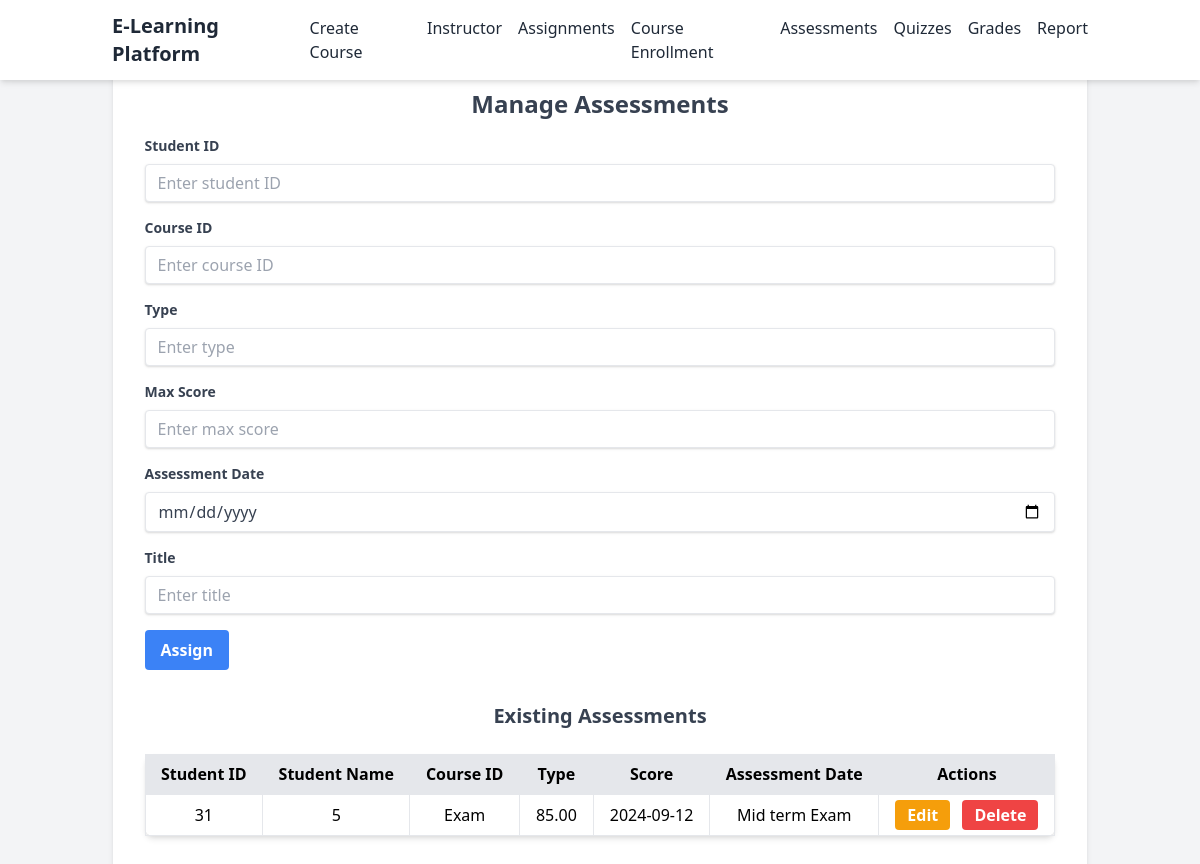
Page /manage_assessments.php on the committed database.
### tables this page shows
CREATE TABLE `assessments` (
  `AssessmentID` int(11) NOT NULL,
  `StudentID` int(11) DEFAULT NULL,
  `CourseID` int(11) DEFAULT NULL,
  `Type` varchar(255) DEFAULT NULL,
  `MaxScore` decimal(10,2) DEFAULT NULL,
  `AssessmentDate` date DEFAULT NULL,
  `Title` varchar(255) DEFAULT NULL
);

### manage_assessments.php (the view, shortened to what this page needs)
<?php
include 'db.php';
$sql = "SELECT * FROM assessments";
$result = $conn->query($sql);
?>
<!DOCTYPE html>
<html lang="en">
<head>
    <link href="https://cdn.jsdelivr.net/npm/tailwindcss@2.2.19/dist/tailwind.min.css" rel="stylesheet">
</head>
<body class="bg-gray-100">
    <nav class="bg-white shadow-md fixed top-0 left-0 w-full z-50">
        <div class="container mx-auto px-6 py-3 flex justify-between items-center">
            <a href="index.php" class="text-xl font-bold text-gray-800 hover:text-gray-600">E-Learning Platform</a>
            <div class="flex space-x-4">
                <a href="course_create.php" class="text-gray-800 hover:text-gray-600">Create Course</a>
                <a href="instructor.php" class="text-gray-800 hover:text-gray-600">Instructor</a>
                <a href="assignments.php" class="text-gray-800 hover:text-gray-600">Assignments</a>
                <a href="course_enroll.php" class="text-gray-800 hover:text-gray-600">Course Enrollment</a>
                <a href="manage_assessments.php" class="text-gray-800 hover:text-gray-600">Assessments</a>
                <a href="manage_quizzes.php" class="text-gray-800 hover:text-gray-600">Quizzes</a>
                <a href="grades.php" class="text-gray-800 hover:text-gray-600">Grades</a>
                <a href="report.php" class="text-gray-800 hover:text-gray-600">Report</a>
            </div>
        </div>
    </nav>
    <div class="flex justify-center mt-16">
        <div class="form-container">
            <div class="bg-white shadow-md rounded px-8 pt-6 pb-8 mb-4">
                <h2 class="text-2xl font-bold text-center text-gray-700 mb-4">Manage Assessments</h2>
                <form id="assessmentForm">
    <div class="mb-4">
        <label for="studentID" class="block text-gray-700 text-sm font-bold mb-2">Student ID</label>
        <input type="text" id="studentID" name="studentID" class="shadow appearance-none border rounded w-full py-2 px-3 text-gray-700 leading-tight focus:outline-none focus:shadow-outline" placeholder="Enter student ID" required>
    </div>
    <div class="mb-4">
        <label for="courseID" class="block text-gray-700 text-sm font-bold mb-2">Course ID</label>
        <input type="text" id="courseID" name="courseID" class="shadow appearance-none border rounded w-full py-2 px-3 text-gray-700 leading-tight focus:outline-none focus:shadow-outline" placeholder="Enter course ID" required>
    </div>
    <div class="mb-4">
        <label for="type" class="block text-gray-700 text-sm font-bold mb-2">Type</label>
        <input type="text" id="type" name="type" class="shadow appearance-none border rounded w-full py-2 px-3 text-gray-700 leading-tight focus:outline-none focus:shadow-outline" placeholder="Enter type" required>
    </div>
    <div class="mb-4">
        <label for="maxScore" class="block text-gray-700 text-sm font-bold mb-2">Max Score</label>
        <input type="number" id="maxScore" name="maxScore" class="shadow appearance-none border rounded w-full py-2 px-3 text-gray-700 leading-tight focus:outline-none focus:shadow-outline" placeholder="Enter max score" required>
    </div>
    <div class="mb-4">
        <label for="assessmentDate" class="block text-gray-700 text-sm font-bold mb-2">Assessment Date</label>
        <input type="date" id="assessmentDate" name="assessmentDate" class="shadow appearance-none border rounded w-full py-2 px-3 text-gray-700 leading-tight focus:outline-none focus:shadow-outline" required>
    </div>
    <div class="mb-4">
        <label for="title" class="block text-gray-700 text-sm font-bold mb-2">Title</label>
        <input type="text" id="title" name="title" class="shadow appearance-none border rounded w-full py-2 px-3 text-gray-700 leading-tight focus:outline-none focus:shadow-outline" placeholder="Enter title" required>
    </div>
    <button type="button" id="assignButton" class="bg-blue-500 hover:bg-blue-700 text-white font-bold py-2 px-4 rounded focus:outline-none focus:shadow-outline">Assign</button>
</form>
                <div class="container mx-auto my-8">
                    <h3 class="text-xl font-bold text-center text-gray-700 mb-6">Existing Assessments</h3>
                    <table class="table-auto w-full text-center bg-white shadow-md rounded-lg">
                        <thead class="bg-gray-200">
                            <tr>
                                <th class="px-4 py-2">Student ID</th>
                                <th class="px-4 py-2">Student Name</th>
                                <th class="px-4 py-2">Course ID</th>
                                <th class="px-4 py-2">Type</th>
                                <th class="px-4 py-2">Score</th>
                                <th class="px-4 py-2">Assessment Date</th>
                                <th class="px-4 py-2">Actions</th>
                            </tr>
                        </thead>
                        <tbody id="assessmentsTable">
    <?php
    if ($result->num_rows > 0) {
        while ($row = $result->fetch_assoc()) {
            echo "<tr>";
            echo "<td class='border px-4 py-2'>" . htmlspecialchars($row["StudentID"]) . "</td>";
            echo "<td class='border px-4 py-2'>" . htmlspecialchars($row["CourseID"]) . "</td>";
            echo "<td class='border px-4 py-2'>" . htmlspecialchars($row["Type"]) . "</td>";
            echo "<td class='border px-4 py-2'>" . htmlspecialchars($row["MaxScore"]) . "</td>";
            echo "<td class='border px-4 py-2'>" . htmlspecialchars($row["AssessmentDate"]) . "</td>";
            echo "<td class='border px-4 py-2'>" . htmlspecialchars($row["Title"]) . "</td>";
            echo "<td class='border px-4 py-2'>
                    <a href='edit.php?id=" . htmlspecialchars($row["AssessmentID"]) . "' class='bg-yellow-500 hover:bg-yellow-700 text-white font-bold py-1 px-3 rounded mr-2'>Edit</a>
                    <a href='delete.php?id=" . htmlspecialchars($row["AssessmentID"]) . "' class='bg-red-500 hover:bg-red-700 text-white font-bold py-1 px-3 rounded' onclick='return confirm(\"Are you sure?\")'>Delete</a>
                  </td>";
            echo "</tr>";
        }
    } else {
        echo "<tr><td colspan='7' class='border px-4 py-2'>No assessments found</td></tr>";
    }
    ?>
</tbody>
                    </table>
                </div>
            </div>
        </div>
    </div>
</body>
</html>

### rows in the picture
assessments: StudentID "31", CourseID "5", Type "Exam", MaxScore "85.00", AssessmentDate "2024-09-12", Title "Mid term Exam"
